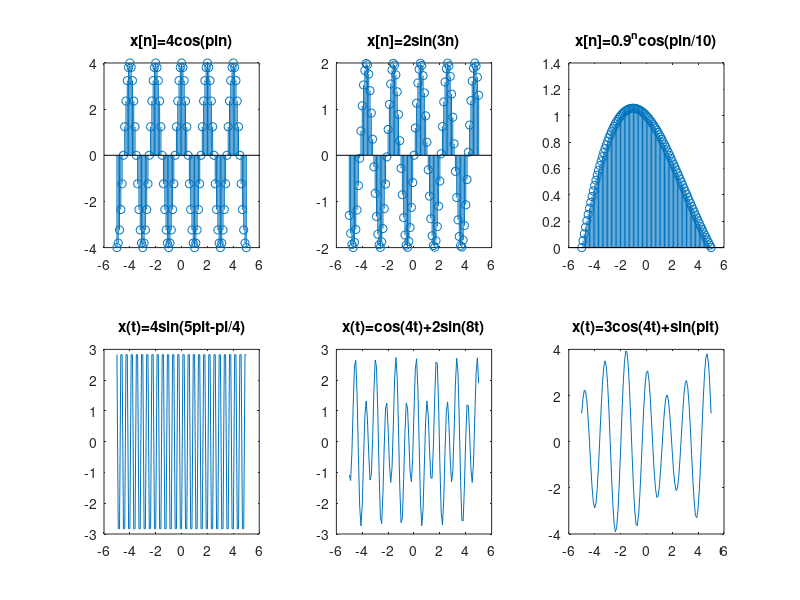

MATLAB code to generate this figure:
n = -5:0.1:5;
x = @(n)(4.*cos(pi*n));
subplot(2,3,1);
stem(n,x(n));
title("x[n]=4cos(\pin)");

n = -5:0.1:5;
x = @(n)(2.*sin(3*n));
subplot(2,3,2);
stem(n,x(n));
title("x[n]=2sin(3n)");

n = -5:0.1:5;
x = @(n)(0.9.^n.*cos(pi*n/10));
subplot(2,3,3);
stem(n,x(n));
title("x[n]=0.9^ncos(\pin/10)");

t = -5:0.1:5;
x = @(t)(4.*sin(5*pi*t-pi/4));
subplot(2,3,4);
plot(t,x(t));
title("x(t)=4sin(5\pit-\pi/4)");

t = -5:0.1:5;
x = @(t)(cos(4*t)+2.*sin(8*t));
subplot(2,3,5);
plot(t,x(t));
title("x(t)=cos(4t)+2sin(8t)");

t = -5:0.1:5;
x = @(t)(3.*cos(4*t)+sin(pi*t));
subplot(2,3,6);
plot(t,x(t));
title("x(t)=3cos(4t)+sin(\pit)");